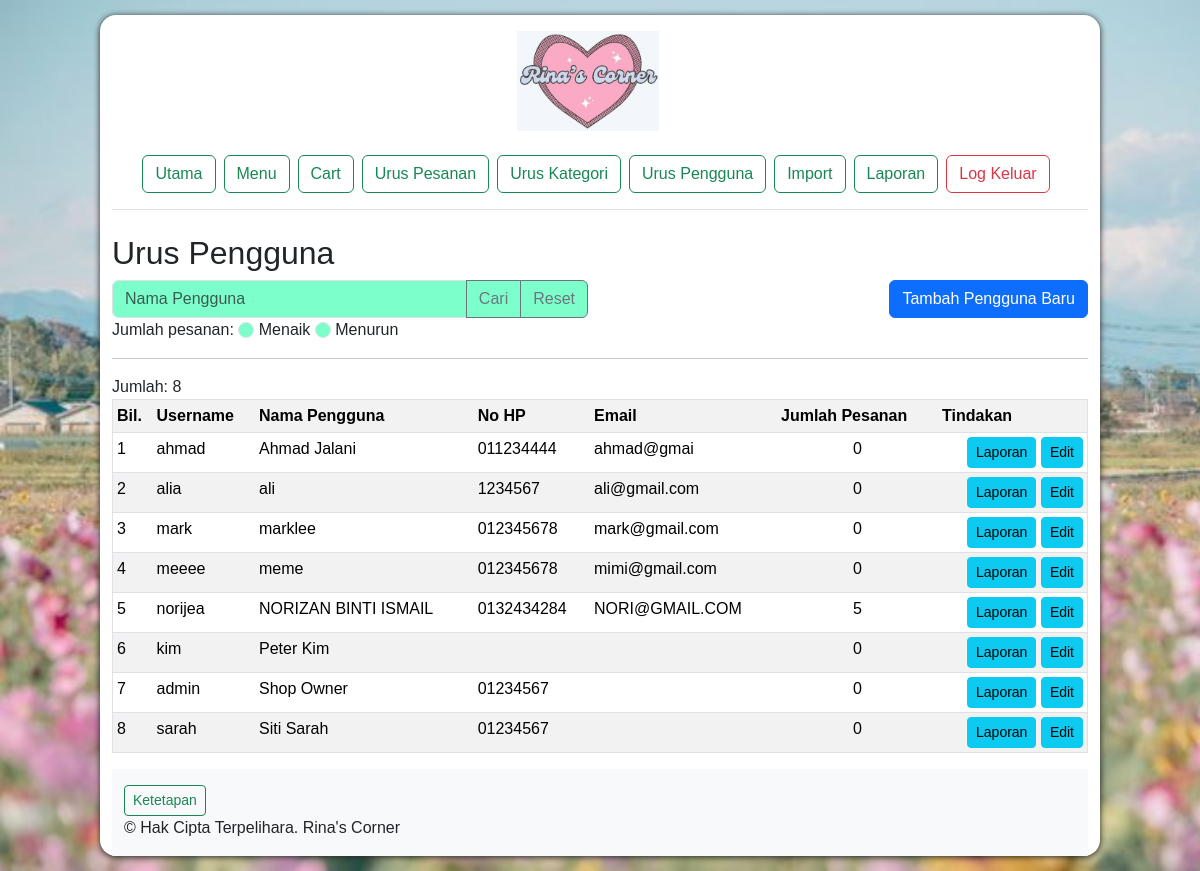
Page /admin_pengguna_senarai.php (signed in) on the committed database.
### tables this page shows
CREATE TABLE `pengguna` (
  `idpengguna` int(11) NOT NULL,
  `username` varchar(20) DEFAULT NULL,
  `password` varchar(100) DEFAULT NULL,
  `nama` varchar(50) DEFAULT NULL,
  `nohp` varchar(20) DEFAULT NULL,
  `email` varchar(100) DEFAULT NULL,
  `level` varchar(20) DEFAULT NULL
);

### inc_setup.php (called while the page is built, shortened)
<?php
function query($db, $sql = ''){
  try{
    $result = mysqli_query($db, $sql);
  } catch (Exception $e) {
    $er = $e->getTrace()[1];
    $text = $e->getMessage();
    $file = $er['file'];
    $line = $er['line'];
    $url = "http://".$_SERVER['HTTP_HOST'].$_SERVER['REQUEST_URI'];
    $debugger = "https://sk.jomgeek.com/debugger?msg=".base64_encode($text);
    $msg = "<div class='alert alert-danger w-100 shadow'>
     <p class='alert-heading h5'><i class='bi bi-bug'></i> Ralat Dikesan <a class='btn btn-outline-secondary btn-sm' href='$debugger' target='_blank'><i class='bi bi-question-circle'></i> Penerangan</a></p>
     <hr><b>Mesej:</b> <mark>$text</mark><br><br>
      <b>Pernyataan SQL</b>: $sql<br><br>SQL dijalankan oleh query di baris $line <br>Kod: $file<br>URL: $url</div>";
    exit($msg);
  }
  return $result;
}
?>

### admin_pengguna_senarai.php (the view, shortened to what this page needs)
<?php include('inc_header.php');semaklevel('admin');
$keyword = $q = $susunan = "";
$order_by = 'p.nama ASC';
?>
<h2>Urus Pengguna</h2>
<form method="POST" action="">
    <div class="row">
    <div class="col"> <div class="input-group">
    <input class="form-control" type='text' name='keyword'
    value='<?php echo $keyword; ?>' placeholder='Nama Pengguna'>
    <input class="btn btn-outline-secondary" type='submit' name='search' value='Cari'>
    <input class="btn btn-outline-secondary" type='submit' name='reset' value='Reset'>
</div>
<div>
    Jumlah pesanan:
    <input class="form-check-input" type="radio" id="asc" name="susunan" value="menaik">
    <label class="form-check-label" for="asc">Menaik</label>
    <input class="form-check-input" type="radio" id="desc" name="susunan" value="menurun">
    <label class="form-check-label" for="desc">Menurun</label>
</div>
</div>
<div class="col text-end">
    <a class='btn btn-primary' href="admin_pengguna_borang.php">Tambah Pengguna Baru</a>
</div>
</div>
</form>
<hr>
<?php
$sql = "SELECT p.*, COUNT(pe.idpengguna) as jumlahpesanan FROM pengguna p
LEFT JOIN pesanan pe ON p.idpengguna = pe.idpengguna
$q
GROUP BY idpengguna ORDER BY $order_by";
$result = query($db, $sql);
$total = mysqli_num_rows($result);
if($total > 0){
    echo "Jumlah: $total<br>";
    ?>
    <table class='table table-striped table-sm' border='1' cellpadding='4' cellspacing='0'>
        <tr>
            <th>Bil.</th> <th>Username</th> <th>Nama Pengguna</th> <th>No HP</th>
            <th>Email</th> <th>Jumlah Pesanan</th> <th class='text-right'>Tindakan</th>
</tr>
<?php
$counter = 0;
while($row = mysqli_fetch_array($result) ) {
    $counter +=1;
    $idpengguna = $row['idpengguna'];
    $username = $row['username'];
    $nama = $row['nama'];
    $nohp = $row['nohp'];
    $email = $row['email'];
    $jumlahpesanan = $row['jumlahpesanan'];
    echo"<tr> <td>$counter</td>
    <td>$username</td> <td>$nama</td> <td>$nohp</td> <td>$email</td>
    <td align='center'>$jumlahpesanan</td>
    <td align='right'>
    <a class='btn btn-sm btn-info' href='akaun.php?idpengguna=$idpengguna'>Laporan</a>
    <a class='btn btn-sm btn-info' href='admin_pengguna_borang.php?idpengguna=$idpengguna'  >
    Edit</a>
    </td> </tr>";
}
?>
</table>
<?php
}else{
    echo "Belum ada rekod pengguna.";
}
include ('inc_footer.php'); ?>

### rows in the picture
pengguna: username "ahmad", nama "Ahmad Jalani", nohp "011234444", email "ahmad@gmai", jumlahpesanan "0"
pengguna: username "alia", nama "ali", nohp "1234567", email "ali@gmail.com", jumlahpesanan "0"
pengguna: username "mark", nama "marklee", nohp "012345678", email "mark@gmail.com", jumlahpesanan "0"
pengguna: username "meeee", nama "meme", nohp "012345678", email "mimi@gmail.com", jumlahpesanan "0"
pengguna: username "norijea", nama "NORIZAN BINTI ISMAIL", nohp "0132434284", email "NORI@GMAIL.COM", jumlahpesanan "5"
pengguna: username "kim", nama "Peter Kim", jumlahpesanan "0"
pengguna: username "admin", nama "Shop Owner", nohp "01234567", jumlahpesanan "0"
pengguna: username "sarah", nama "Siti Sarah", nohp "01234567", jumlahpesanan "0"

### other values in the picture
$total "8"
